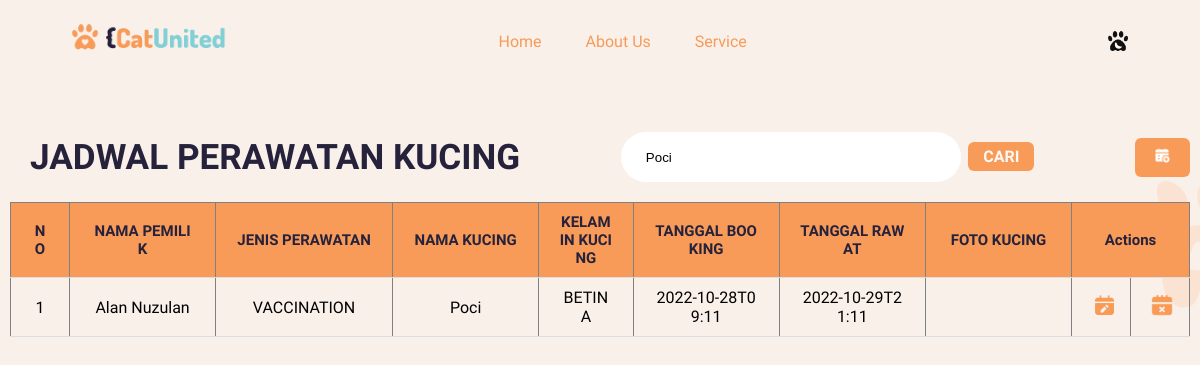
/schedule.php?cari=Poci, run on the app's committed database.
### tables this page shows
CREATE TABLE `kucing` (
  `id` int(11) NOT NULL,
  `bnama` varchar(50) NOT NULL,
  `bjenis` varchar(50) NOT NULL,
  `knama` varchar(50) NOT NULL,
  `kkelamin` varchar(50) NOT NULL,
  `bbook` varchar(100) NOT NULL,
  `btrawat` varchar(100) NOT NULL,
  `kfoto` varchar(255) NOT NULL
);

### schedule.php (the view, shortened to what this page needs)
<!DOCTYPE html>
<html lang="en">
<head>
    <link rel="stylesheet" href="styletable.css">
</head>
<body>
        <nav>
            <a href="index.php"><img class="Logo" src="img/Logo.png" alt="Cat Paw" id="logo"></a>
            <div  class="nav-links" id="navlink">
                <ul id="menuList">
                    <li><a href="index.php">Home</a></li>
                    <li id="teksaboutus"><a href="index.php">About Us</a></li>
                    <li id="teksservice"><a href="index.php">Service</a></li>
                </ul>
            </div>
            <img src="img/darkmode.png" alt="darkmode" class="darkmode" id="btnmode">
        </nav>
    <div class="table_head">
        <h3>JADWAL PERAWATAN KUCING</h3>
        <form action="schedule.php" method="GET" >
            <input type='text' name="cari" id="cari" placeholder="Type..." value="<?php if(isset($_GET['cari'])){echo $_GET['cari'];}?>">
            <button type="submit" name="search">CARI</button>
        </form>
        <div>
            <button class = "add"><a href="booking.php"><img src="img/addw.png" alt="Tambah Data"></a></button>
        </div>
    </div>
    <div class="table">
    <table border='1'>
        <tr>
            <th style="width:5%">NO</th>
            <th>NAMA PEMILIK</th>
            <th style="width:15%">JENIS PERAWATAN</th>
            <th>NAMA KUCING</th>
            <th style="width:8%">KELAMIN KUCING</th>
            <th>TANGGAL BOOKING</th>
            <th>TANGGAL RAWAT</th>
            <th>FOTO KUCING</th>
            <th colspan='2' style="width:10%">Actions</th>
        </tr>
            <?php
            include 'config.php';
                if(isset($_GET['cari'])){
                    $cari = $_GET['cari'];
                    $query = "SELECT * FROM kucing WHERE knama LIKE '%".$cari."%' or bnama LIKE '%".$cari."%' or bjenis LIKE '%".$cari."%' or kkelamin LIKE '%".$cari."%'";
                }else{
                    $query = "SELECT * FROM kucing";
                }
                $i = 1;
                $tampil = mysqli_query($db, $query);
                while ($row = mysqli_fetch_array($tampil)){
            ?>
        <tr>
           <td><?=$i?></td>
           <td><?=$row['bnama']?></td>
           <td><?=$row['bjenis']?></td>
           <td><?=$row['knama']?></td>
           <td><?=$row['kkelamin']?></td>
           <td><?=$row['bbook']?></td>
           <td><?=$row['btrawat']?></td>
           <td><img src="gambar/<?=$row['kfoto']?>" alt="" width = 100px >
           <td class = "edit"><a href="editbook.php?id=<?=$row['id']?>"><img src="img/edit.png" alt="edit"></a></td>
           <td class = "hapus" ><a href="hapusbook.php?id=<?=$row['id']?>"><img src="img/delete.png" alt="hapus"></a></td>
        </tr>
            <?php
                $i++;
                }
            ?>
    </table>
    </div>
</body>
</html>

### styletable.css (style rules this page uses)
* { margin: 0; padding: 0; box-sizing: border-box; }
.Logo { max-height: 30px; }
.darkmode { max-height: 20px; cursor: pointer; }
li, a { font-family: "Dosis"; font-weight: 500; font-size: 16px; color: #F89A58; text-decoration: none; }
nav { display: flex; padding: 2% 6%; justify-content: space-between; align-items: center; }
.nav-links { list-style: none; }
#navlink { background-color: none; }
.nav-links ul li { display: inline-block; padding: 0px 20px; }
.nav-links ul li a { transition: all 0.3s ease 0; }
input[type='text'] { height: 50px; width: 340px; border-radius: 25px; border: none; outline: none; padding: 0 25px; background: #ffffff; }
button { color: #FFF9F5; padding: 5px 15px; background-color: #F89A58; border: none; border-radius: 50px; cursor: pointer; transition: all 0.3s ease 0; font-family: "Dosis"; font-weight: 700; font-size: 16px; }
body { font-family: "Dosis"; height: 100vh; width: 100%; background-image: url(img/background.png) ; background-position:right center; background-size: cover; position:relative; background-attachment: fixed; }
.table_head { margin-left: 10px; margin-right: 10px; margin-top: 30px; width: 100%; display: flex; justify-content: space-between; align-items: center; padding: 20px; background-color: transparent; font-size: 30px; color: #26223B; }
.add { vertical-align: middle; padding: 10px 20px; color: #ffffff; background-color: #F89A58; }
.add img { max-width: 15px; }
button { outline: none; border: none; border-radius: 6px; cursor: pointer; }
.table { height: 650px; overflow: auto; margin-left: 10px; margin-right: 10px; }
table { width: 100%; table-layout: fixed; min-width: 1000px; border-collapse: collapse; }
table th { position: sticky; top: 0; background-color: #F89A58; color: #26223B; font-size: 15px; }
th, td { border-bottom: 1px solid #dddddd; padding: 10px 20px; word-break: break-all; text-align: center; }
.hapus img { max-width: 22px; }
.edit img { max-width: 25px; }
::placeholder { color: #F89A58; }

### data on the page
kucing: bnama "Alan Nuzulan", bjenis "VACCINATION", knama "Poci", kkelamin "BETINA", bbook "2022-10-28T09:11", btrawat "2022-10-29T21:11"
